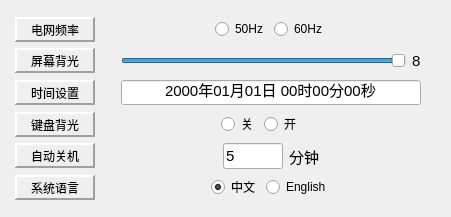
<?xml version="1.0" encoding="UTF-8"?>
<ui version="4.0">
 <class>OptionBasic</class>
 <widget class="QWidget" name="OptionBasic">
  <property name="geometry">
   <rect>
    <x>0</x>
    <y>0</y>
    <width>451</width>
    <height>217</height>
   </rect>
  </property>
  <property name="windowTitle">
   <string>Form</string>
  </property>
  <layout class="QVBoxLayout" name="verticalLayout">
   <property name="leftMargin">
    <number>15</number>
   </property>
   <property name="rightMargin">
    <number>10</number>
   </property>
   <item>
    <layout class="QGridLayout" name="gridLayout">
     <item row="0" column="0">
      <widget class="QLabel" name="lab_freq">
       <property name="minimumSize">
        <size>
         <width>0</width>
         <height>25</height>
        </size>
       </property>
       <property name="maximumSize">
        <size>
         <width>16777215</width>
         <height>25</height>
        </size>
       </property>
       <property name="frameShape">
        <enum>QFrame::Panel</enum>
       </property>
       <property name="frameShadow">
        <enum>QFrame::Raised</enum>
       </property>
       <property name="lineWidth">
        <number>2</number>
       </property>
       <property name="midLineWidth">
        <number>0</number>
       </property>
       <property name="text">
        <string>电网频率</string>
       </property>
       <property name="alignment">
        <set>Qt::AlignCenter</set>
       </property>
      </widget>
     </item>
     <item row="0" column="1">
      <layout class="QHBoxLayout" name="horizontalLayout_3">
       <item>
        <spacer name="horizontalSpacer_5">
         <property name="orientation">
          <enum>Qt::Horizontal</enum>
         </property>
         <property name="sizeType">
          <enum>QSizePolicy::Expanding</enum>
         </property>
         <property name="sizeHint" stdset="0">
          <size>
           <width>40</width>
           <height>20</height>
          </size>
         </property>
        </spacer>
       </item>
       <item>
        <widget class="QRadioButton" name="rbt_50Hz">
         <property name="text">
          <string notr="true">50Hz</string>
         </property>
        </widget>
       </item>
       <item>
        <widget class="QRadioButton" name="rbt_60Hz">
         <property name="text">
          <string notr="true">60Hz</string>
         </property>
        </widget>
       </item>
       <item>
        <spacer name="horizontalSpacer_6">
         <property name="orientation">
          <enum>Qt::Horizontal</enum>
         </property>
         <property name="sizeType">
          <enum>QSizePolicy::Expanding</enum>
         </property>
         <property name="sizeHint" stdset="0">
          <size>
           <width>60</width>
           <height>20</height>
          </size>
         </property>
        </spacer>
       </item>
      </layout>
     </item>
     <item row="1" column="0">
      <widget class="QLabel" name="lab_backlight">
       <property name="minimumSize">
        <size>
         <width>0</width>
         <height>25</height>
        </size>
       </property>
       <property name="maximumSize">
        <size>
         <width>16777215</width>
         <height>25</height>
        </size>
       </property>
       <property name="frameShape">
        <enum>QFrame::Panel</enum>
       </property>
       <property name="frameShadow">
        <enum>QFrame::Raised</enum>
       </property>
       <property name="lineWidth">
        <number>2</number>
       </property>
       <property name="text">
        <string>屏幕背光</string>
       </property>
       <property name="alignment">
        <set>Qt::AlignCenter</set>
       </property>
       <property name="buddy">
        <cstring>slider_backlight</cstring>
       </property>
      </widget>
     </item>
     <item row="1" column="1">
      <layout class="QHBoxLayout" name="horizontalLayout">
       <item>
        <spacer name="horizontalSpacer_4">
         <property name="orientation">
          <enum>Qt::Horizontal</enum>
         </property>
         <property name="sizeType">
          <enum>QSizePolicy::Fixed</enum>
         </property>
         <property name="sizeHint" stdset="0">
          <size>
           <width>20</width>
           <height>20</height>
          </size>
         </property>
        </spacer>
       </item>
       <item>
        <widget class="QSlider" name="slider_backlight">
         <property name="minimum">
          <number>1</number>
         </property>
         <property name="maximum">
          <number>8</number>
         </property>
         <property name="value">
          <number>8</number>
         </property>
         <property name="orientation">
          <enum>Qt::Horizontal</enum>
         </property>
         <property name="tickPosition">
          <enum>QSlider::NoTicks</enum>
         </property>
        </widget>
       </item>
       <item>
        <widget class="QLabel" name="lab_backlightVal">
         <property name="font">
          <font>
           <pointsize>11</pointsize>
          </font>
         </property>
         <property name="text">
          <string notr="true">8</string>
         </property>
        </widget>
       </item>
       <item>
        <spacer name="horizontalSpacer_3">
         <property name="orientation">
          <enum>Qt::Horizontal</enum>
         </property>
         <property name="sizeType">
          <enum>QSizePolicy::Fixed</enum>
         </property>
         <property name="sizeHint" stdset="0">
          <size>
           <width>20</width>
           <height>20</height>
          </size>
         </property>
        </spacer>
       </item>
      </layout>
     </item>
     <item row="2" column="0">
      <widget class="QLabel" name="lab_datetime">
       <property name="minimumSize">
        <size>
         <width>80</width>
         <height>25</height>
        </size>
       </property>
       <property name="maximumSize">
        <size>
         <width>16777215</width>
         <height>25</height>
        </size>
       </property>
       <property name="frameShape">
        <enum>QFrame::Panel</enum>
       </property>
       <property name="frameShadow">
        <enum>QFrame::Raised</enum>
       </property>
       <property name="lineWidth">
        <number>2</number>
       </property>
       <property name="text">
        <string>时间设置</string>
       </property>
       <property name="scaledContents">
        <bool>false</bool>
       </property>
       <property name="alignment">
        <set>Qt::AlignCenter</set>
       </property>
       <property name="margin">
        <number>0</number>
       </property>
      </widget>
     </item>
     <item row="2" column="1">
      <layout class="QHBoxLayout" name="horizontalLayout_2">
       <item>
        <spacer name="horizontalSpacer_2">
         <property name="orientation">
          <enum>Qt::Horizontal</enum>
         </property>
         <property name="sizeType">
          <enum>QSizePolicy::Fixed</enum>
         </property>
         <property name="sizeHint" stdset="0">
          <size>
           <width>20</width>
           <height>20</height>
          </size>
         </property>
        </spacer>
       </item>
       <item>
        <widget class="QDateTimeEdit" name="dateTimeEdit">
         <property name="sizePolicy">
          <sizepolicy hsizetype="Preferred" vsizetype="Preferred">
           <horstretch>0</horstretch>
           <verstretch>0</verstretch>
          </sizepolicy>
         </property>
         <property name="font">
          <font>
           <pointsize>11</pointsize>
          </font>
         </property>
         <property name="alignment">
          <set>Qt::AlignCenter</set>
         </property>
         <property name="buttonSymbols">
          <enum>QAbstractSpinBox::NoButtons</enum>
         </property>
         <property name="currentSection">
          <enum>QDateTimeEdit::YearSection</enum>
         </property>
         <property name="displayFormat">
          <string>yyyy年MM月dd日 HH时mm分ss秒</string>
         </property>
        </widget>
       </item>
       <item>
        <spacer name="horizontalSpacer">
         <property name="orientation">
          <enum>Qt::Horizontal</enum>
         </property>
         <property name="sizeType">
          <enum>QSizePolicy::Fixed</enum>
         </property>
         <property name="sizeHint" stdset="0">
          <size>
           <width>20</width>
           <height>20</height>
          </size>
         </property>
        </spacer>
       </item>
      </layout>
     </item>
     <item row="3" column="0">
      <widget class="QLabel" name="lab_key_back">
       <property name="minimumSize">
        <size>
         <width>0</width>
         <height>25</height>
        </size>
       </property>
       <property name="maximumSize">
        <size>
         <width>16777215</width>
         <height>25</height>
        </size>
       </property>
       <property name="frameShape">
        <enum>QFrame::Panel</enum>
       </property>
       <property name="frameShadow">
        <enum>QFrame::Raised</enum>
       </property>
       <property name="lineWidth">
        <number>2</number>
       </property>
       <property name="text">
        <string>键盘背光</string>
       </property>
       <property name="alignment">
        <set>Qt::AlignCenter</set>
       </property>
      </widget>
     </item>
     <item row="3" column="1">
      <layout class="QHBoxLayout" name="horizontalLayout_4">
       <item>
        <spacer name="horizontalSpacer_7">
         <property name="orientation">
          <enum>Qt::Horizontal</enum>
         </property>
         <property name="sizeType">
          <enum>QSizePolicy::Expanding</enum>
         </property>
         <property name="sizeHint" stdset="0">
          <size>
           <width>40</width>
           <height>20</height>
          </size>
         </property>
        </spacer>
       </item>
       <item>
        <widget class="QRadioButton" name="rbt_key_off">
         <property name="text">
          <string>关</string>
         </property>
        </widget>
       </item>
       <item>
        <widget class="QRadioButton" name="rbt_key_on">
         <property name="text">
          <string>开</string>
         </property>
        </widget>
       </item>
       <item>
        <spacer name="horizontalSpacer_13">
         <property name="orientation">
          <enum>Qt::Horizontal</enum>
         </property>
         <property name="sizeType">
          <enum>QSizePolicy::Fixed</enum>
         </property>
         <property name="sizeHint" stdset="0">
          <size>
           <width>20</width>
           <height>20</height>
          </size>
         </property>
        </spacer>
       </item>
       <item>
        <spacer name="horizontalSpacer_8">
         <property name="orientation">
          <enum>Qt::Horizontal</enum>
         </property>
         <property name="sizeType">
          <enum>QSizePolicy::Expanding</enum>
         </property>
         <property name="sizeHint" stdset="0">
          <size>
           <width>40</width>
           <height>20</height>
          </size>
         </property>
        </spacer>
       </item>
      </layout>
     </item>
     <item row="4" column="0">
      <widget class="QLabel" name="lab_closetime">
       <property name="minimumSize">
        <size>
         <width>0</width>
         <height>25</height>
        </size>
       </property>
       <property name="maximumSize">
        <size>
         <width>16777215</width>
         <height>25</height>
        </size>
       </property>
       <property name="frameShape">
        <enum>QFrame::Panel</enum>
       </property>
       <property name="frameShadow">
        <enum>QFrame::Raised</enum>
       </property>
       <property name="lineWidth">
        <number>2</number>
       </property>
       <property name="text">
        <string>自动关机</string>
       </property>
       <property name="alignment">
        <set>Qt::AlignCenter</set>
       </property>
      </widget>
     </item>
     <item row="4" column="1">
      <layout class="QHBoxLayout" name="horizontalLayout_5">
       <item>
        <spacer name="horizontalSpacer_9">
         <property name="orientation">
          <enum>Qt::Horizontal</enum>
         </property>
         <property name="sizeType">
          <enum>QSizePolicy::Expanding</enum>
         </property>
         <property name="sizeHint" stdset="0">
          <size>
           <width>40</width>
           <height>20</height>
          </size>
         </property>
        </spacer>
       </item>
       <item>
        <widget class="QLineEdit" name="lineEdit_CloseTime">
         <property name="maximumSize">
          <size>
           <width>60</width>
           <height>16777215</height>
          </size>
         </property>
         <property name="font">
          <font>
           <pointsize>11</pointsize>
          </font>
         </property>
         <property name="text">
          <string notr="true">5</string>
         </property>
        </widget>
       </item>
       <item>
        <widget class="QLabel" name="lab_min_2">
         <property name="font">
          <font>
           <pointsize>11</pointsize>
          </font>
         </property>
         <property name="text">
          <string>分钟</string>
         </property>
         <property name="alignment">
          <set>Qt::AlignCenter</set>
         </property>
        </widget>
       </item>
       <item>
        <spacer name="horizontalSpacer_10">
         <property name="orientation">
          <enum>Qt::Horizontal</enum>
         </property>
         <property name="sizeType">
          <enum>QSizePolicy::Expanding</enum>
         </property>
         <property name="sizeHint" stdset="0">
          <size>
           <width>40</width>
           <height>20</height>
          </size>
         </property>
        </spacer>
       </item>
      </layout>
     </item>
     <item row="5" column="0">
      <widget class="QLabel" name="lab_lang">
       <property name="enabled">
        <bool>true</bool>
       </property>
       <property name="minimumSize">
        <size>
         <width>0</width>
         <height>25</height>
        </size>
       </property>
       <property name="maximumSize">
        <size>
         <width>16777215</width>
         <height>25</height>
        </size>
       </property>
       <property name="frameShape">
        <enum>QFrame::Panel</enum>
       </property>
       <property name="frameShadow">
        <enum>QFrame::Raised</enum>
       </property>
       <property name="lineWidth">
        <number>2</number>
       </property>
       <property name="text">
        <string>系统语言</string>
       </property>
       <property name="alignment">
        <set>Qt::AlignCenter</set>
       </property>
      </widget>
     </item>
     <item row="5" column="1">
      <layout class="QHBoxLayout" name="horizontalLayout_6">
       <item>
        <spacer name="horizontalSpacer_11">
         <property name="orientation">
          <enum>Qt::Horizontal</enum>
         </property>
         <property name="sizeHint" stdset="0">
          <size>
           <width>40</width>
           <height>20</height>
          </size>
         </property>
        </spacer>
       </item>
       <item>
        <widget class="QRadioButton" name="rbt_CN">
         <property name="enabled">
          <bool>true</bool>
         </property>
         <property name="text">
          <string notr="true">中文</string>
         </property>
         <property name="checked">
          <bool>true</bool>
         </property>
        </widget>
       </item>
       <item>
        <widget class="QRadioButton" name="rbt_EN">
         <property name="enabled">
          <bool>true</bool>
         </property>
         <property name="text">
          <string notr="true">English</string>
         </property>
        </widget>
       </item>
       <item>
        <spacer name="horizontalSpacer_12">
         <property name="orientation">
          <enum>Qt::Horizontal</enum>
         </property>
         <property name="sizeHint" stdset="0">
          <size>
           <width>40</width>
           <height>20</height>
          </size>
         </property>
        </spacer>
       </item>
      </layout>
     </item>
    </layout>
   </item>
  </layout>
 </widget>
 <resources/>
 <connections>
  <connection>
   <sender>slider_backlight</sender>
   <signal>valueChanged(int)</signal>
   <receiver>lab_backlightVal</receiver>
   <slot>setNum(int)</slot>
   <hints>
    <hint type="sourcelabel">
     <x>263</x>
     <y>53</y>
    </hint>
    <hint type="destinationlabel">
     <x>408</x>
     <y>53</y>
    </hint>
   </hints>
  </connection>
 </connections>
</ui>
